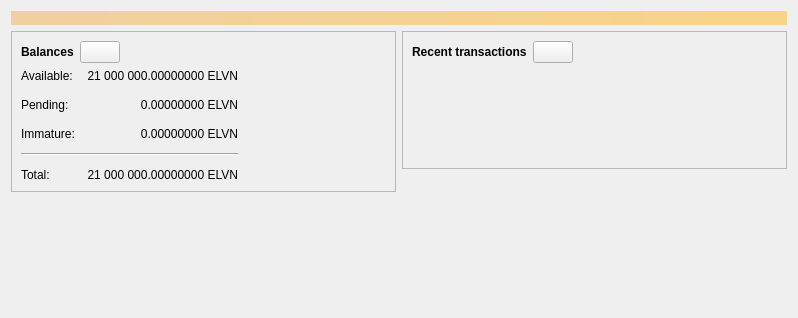
<?xml version="1.0" encoding="UTF-8"?>
<ui version="4.0">
 <class>OverviewPage</class>
 <widget class="QWidget" name="OverviewPage">
  <property name="geometry">
   <rect>
    <x>0</x>
    <y>0</y>
    <width>798</width>
    <height>318</height>
   </rect>
  </property>
  <property name="windowTitle">
   <string>Form</string>
  </property>
  <layout class="QVBoxLayout" name="topLayout">
   <item>
    <widget class="QLabel" name="labelAlerts">
     <property name="visible">
      <bool>false</bool>
     </property>
     <property name="styleSheet">
      <string notr="true">QLabel { background-color: qlineargradient(x1: 0, y1: 0, x2: 1, y2: 0, stop:0 #F0D0A0, stop:1 #F8D488); color:#000000; }</string>
     </property>
     <property name="wordWrap">
      <bool>true</bool>
     </property>
     <property name="margin">
      <number>3</number>
     </property>
     <property name="textInteractionFlags">
      <set>Qt::TextSelectableByMouse</set>
     </property>
    </widget>
   </item>
   <item>
    <layout class="QHBoxLayout" name="horizontalLayout" stretch="1,1">
     <item>
      <layout class="QVBoxLayout" name="verticalLayout_2">
       <item>
        <widget class="QFrame" name="frame">
         <property name="frameShape">
          <enum>QFrame::StyledPanel</enum>
         </property>
         <property name="frameShadow">
          <enum>QFrame::Raised</enum>
         </property>
         <layout class="QVBoxLayout" name="verticalLayout_4">
          <item>
           <layout class="QHBoxLayout" name="horizontalLayout_4">
            <item>
             <widget class="QLabel" name="label_5">
              <property name="font">
               <font>
                <weight>75</weight>
                <bold>true</bold>
               </font>
              </property>
              <property name="text">
               <string>Balances</string>
              </property>
             </widget>
            </item>
            <item>
             <widget class="QPushButton" name="labelWalletStatus">
              <property name="enabled">
               <bool>true</bool>
              </property>
              <property name="maximumSize">
               <size>
                <width>45</width>
                <height>16777215</height>
               </size>
              </property>
              <property name="toolTip">
               <string>The displayed information may be out of date. Your wallet automatically synchronizes with the ELARVON network after a connection is established, but this process has not completed yet.</string>
              </property>
              <property name="text">
               <string/>
              </property>
              <property name="icon">
               <iconset resource="../bitcoin.qrc">
                <normaloff>:/icons/warning</normaloff>
                <disabledoff>:/icons/warning</disabledoff>:/icons/warning</iconset>
              </property>
              <property name="iconSize">
               <size>
                <width>24</width>
                <height>24</height>
               </size>
              </property>
             </widget>
            </item>
            <item>
             <spacer name="horizontalSpacer_3">
              <property name="orientation">
               <enum>Qt::Horizontal</enum>
              </property>
              <property name="sizeHint" stdset="0">
               <size>
                <width>40</width>
                <height>20</height>
               </size>
              </property>
             </spacer>
            </item>
           </layout>
          </item>
          <item>
           <layout class="QGridLayout" name="gridLayout">
            <property name="spacing">
             <number>12</number>
            </property>
            <item row="1" column="1">
             <widget class="QLabel" name="labelUnconfirmed">
              <property name="cursor">
               <cursorShape>IBeamCursor</cursorShape>
              </property>
              <property name="toolTip">
               <string>Total of transactions that have yet to be confirmed, and do not yet count toward the spendable balance</string>
              </property>
              <property name="text">
               <string notr="true">0.00000000 ELVN</string>
              </property>
              <property name="alignment">
               <set>Qt::AlignRight|Qt::AlignTrailing|Qt::AlignVCenter</set>
              </property>
              <property name="textInteractionFlags">
               <set>Qt::LinksAccessibleByMouse|Qt::TextSelectableByKeyboard|Qt::TextSelectableByMouse</set>
              </property>
             </widget>
            </item>
            <item row="3" column="0" colspan="2">
             <widget class="Line" name="line">
              <property name="orientation">
               <enum>Qt::Horizontal</enum>
              </property>
             </widget>
            </item>
            <item row="4" column="0">
             <widget class="QLabel" name="labelTotalText">
              <property name="text">
               <string>Total:</string>
              </property>
             </widget>
            </item>
            <item row="2" column="1">
             <widget class="QLabel" name="labelImmature">
              <property name="cursor">
               <cursorShape>IBeamCursor</cursorShape>
              </property>
              <property name="toolTip">
               <string>Mined balance that has not yet matured</string>
              </property>
              <property name="text">
               <string notr="true">0.00000000 ELVN</string>
              </property>
              <property name="alignment">
               <set>Qt::AlignRight|Qt::AlignTrailing|Qt::AlignVCenter</set>
              </property>
              <property name="textInteractionFlags">
               <set>Qt::LinksAccessibleByMouse|Qt::TextSelectableByKeyboard|Qt::TextSelectableByMouse</set>
              </property>
             </widget>
            </item>
            <item row="1" column="2">
             <spacer name="horizontalSpacer_2">
              <property name="orientation">
               <enum>Qt::Horizontal</enum>
              </property>
              <property name="sizeHint" stdset="0">
               <size>
                <width>40</width>
                <height>20</height>
               </size>
              </property>
             </spacer>
            </item>
            <item row="2" column="0">
             <widget class="QLabel" name="labelImmatureText">
              <property name="text">
               <string>Immature:</string>
              </property>
             </widget>
            </item>
            <item row="4" column="1">
             <widget class="QLabel" name="labelTotal">
              <property name="cursor">
               <cursorShape>IBeamCursor</cursorShape>
              </property>
              <property name="toolTip">
               <string>Your current total balance</string>
              </property>
              <property name="text">
               <string notr="true">21 000 000.00000000 ELVN</string>
              </property>
              <property name="alignment">
               <set>Qt::AlignRight|Qt::AlignTrailing|Qt::AlignVCenter</set>
              </property>
              <property name="textInteractionFlags">
               <set>Qt::LinksAccessibleByMouse|Qt::TextSelectableByKeyboard|Qt::TextSelectableByMouse</set>
              </property>
             </widget>
            </item>
            <item row="0" column="0">
             <widget class="QLabel" name="labelBalanceText">
              <property name="text">
               <string>Available:</string>
              </property>
             </widget>
            </item>
            <item row="0" column="1">
             <widget class="QLabel" name="labelBalance">
              <property name="cursor">
               <cursorShape>IBeamCursor</cursorShape>
              </property>
              <property name="toolTip">
               <string>Your current spendable balance</string>
              </property>
              <property name="text">
               <string notr="true">21 000 000.00000000 ELVN</string>
              </property>
              <property name="alignment">
               <set>Qt::AlignRight|Qt::AlignTrailing|Qt::AlignVCenter</set>
              </property>
              <property name="textInteractionFlags">
               <set>Qt::LinksAccessibleByMouse|Qt::TextSelectableByKeyboard|Qt::TextSelectableByMouse</set>
              </property>
             </widget>
            </item>
            <item row="1" column="0">
             <widget class="QLabel" name="labelPendingText">
              <property name="text">
               <string>Pending:</string>
              </property>
             </widget>
            </item>
           </layout>
          </item>
         </layout>
        </widget>
       </item>
       <item>
        <spacer name="verticalSpacer">
         <property name="orientation">
          <enum>Qt::Vertical</enum>
         </property>
         <property name="sizeHint" stdset="0">
          <size>
           <width>20</width>
           <height>40</height>
          </size>
         </property>
        </spacer>
       </item>
      </layout>
     </item>
     <item>
      <layout class="QVBoxLayout" name="verticalLayout_3">
       <item>
        <widget class="QFrame" name="frame_2">
         <property name="frameShape">
          <enum>QFrame::StyledPanel</enum>
         </property>
         <property name="frameShadow">
          <enum>QFrame::Raised</enum>
         </property>
         <layout class="QVBoxLayout" name="verticalLayout">
          <item>
           <layout class="QHBoxLayout" name="horizontalLayout_2">
            <item>
             <widget class="QLabel" name="label_4">
              <property name="font">
               <font>
                <weight>75</weight>
                <bold>true</bold>
               </font>
              </property>
              <property name="text">
               <string>Recent transactions</string>
              </property>
             </widget>
            </item>
            <item>
             <widget class="QPushButton" name="labelTransactionsStatus">
              <property name="enabled">
               <bool>true</bool>
              </property>
              <property name="maximumSize">
               <size>
                <width>45</width>
                <height>16777215</height>
               </size>
              </property>
              <property name="toolTip">
               <string>The displayed information may be out of date. Your wallet automatically synchronizes with the ELARVON network after a connection is established, but this process has not completed yet.</string>
              </property>
              <property name="text">
               <string/>
              </property>
              <property name="icon">
               <iconset resource="../bitcoin.qrc">
                <normaloff>:/icons/warning</normaloff>
                <disabledoff>:/icons/warning</disabledoff>:/icons/warning</iconset>
              </property>
              <property name="iconSize">
               <size>
                <width>24</width>
                <height>24</height>
               </size>
              </property>
             </widget>
            </item>
            <item>
             <spacer name="horizontalSpacer">
              <property name="orientation">
               <enum>Qt::Horizontal</enum>
              </property>
              <property name="sizeHint" stdset="0">
               <size>
                <width>40</width>
                <height>20</height>
               </size>
              </property>
             </spacer>
            </item>
           </layout>
          </item>
          <item>
           <widget class="TransactionOverviewWidget" name="listTransactions">
            <property name="styleSheet">
             <string notr="true">QListView { background: transparent; }</string>
            </property>
            <property name="frameShape">
             <enum>QFrame::NoFrame</enum>
            </property>
            <property name="verticalScrollBarPolicy">
             <enum>Qt::ScrollBarAlwaysOff</enum>
            </property>
            <property name="horizontalScrollBarPolicy">
             <enum>Qt::ScrollBarAlwaysOff</enum>
            </property>
            <property name="sizeAdjustPolicy">
             <enum>QAbstractScrollArea::AdjustToContents</enum>
            </property>
            <property name="selectionMode">
             <enum>QAbstractItemView::NoSelection</enum>
            </property>
            <property name="uniformItemSizes">
             <bool>true</bool>
            </property>
           </widget>
          </item>
         </layout>
        </widget>
       </item>
       <item>
        <spacer name="verticalSpacer_2">
         <property name="orientation">
          <enum>Qt::Vertical</enum>
         </property>
         <property name="sizeHint" stdset="0">
          <size>
           <width>20</width>
           <height>40</height>
          </size>
         </property>
        </spacer>
       </item>
      </layout>
     </item>
    </layout>
   </item>
  </layout>
 </widget>
 <customwidgets>
  <customwidget>
   <class>TransactionOverviewWidget</class>
   <extends>QListView</extends>
   <header>qt/transactionoverviewwidget.h</header>
  </customwidget>
 </customwidgets>
 <resources/>
 <connections/>
</ui>
